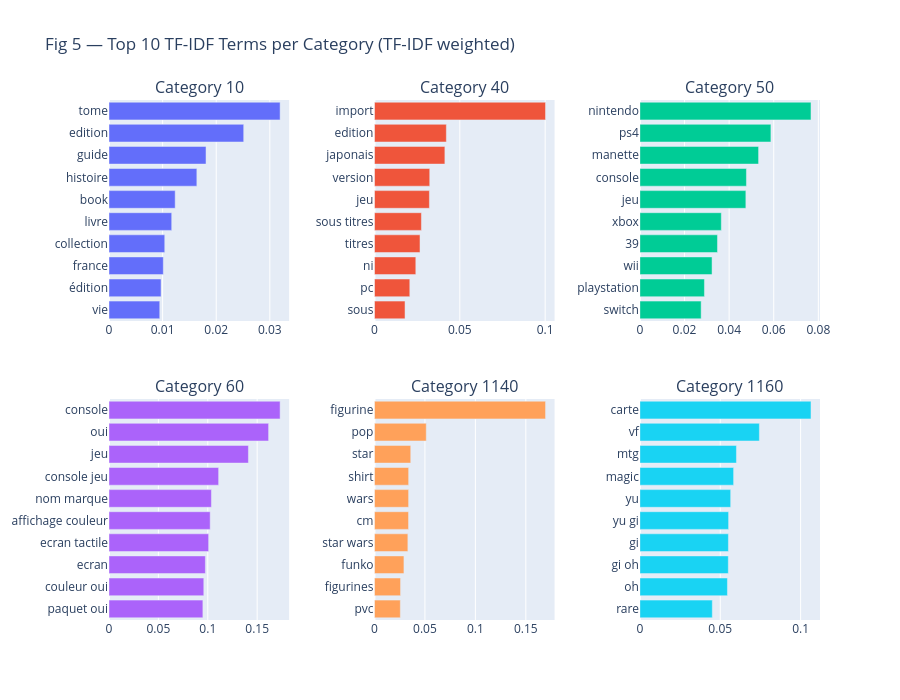

The code cell stored with this chart in its notebook:
### Code cell
# ── Fig 5: Horizontal bar chart — top 10 TF-IDF terms, 6 categories ─────────

sample_cats_tfidf = sorted(train['prdtypecode'].unique())[:6]
fig5 = make_subplots(
    rows=2, cols=3,
    subplot_titles=[f'Category {c}' for c in sample_cats_tfidf],
    horizontal_spacing=0.12,
    vertical_spacing=0.15,
)

positions = [(1,1),(1,2),(1,3),(2,1),(2,2),(2,3)]
colors_seq = px.colors.qualitative.Plotly

for idx, cat in enumerate(sample_cats_tfidf):
    mask = (train['prdtypecode'] == cat).values
    mean_score = X_tfidf[mask].mean(axis=0).A1
    top_idx = mean_score.argsort()[::-1][:10]
    terms = [vocab[i] for i in top_idx][::-1]
    scores = [float(mean_score[i]) for i in top_idx][::-1]
    r, c = positions[idx]
    fig5.add_trace(
        go.Bar(
            x=scores, y=terms,
            orientation='h',
            marker_color=colors_seq[idx % len(colors_seq)],
            showlegend=False,
        ),
        row=r, col=c,
    )

fig5.update_layout(
    title='Fig 5 — Top 10 TF-IDF Terms per Category (TF-IDF weighted)',
    height=700,
)
fig5.write_image('../docs/figures/fig5_wordclouds.png', scale=2)
fig5.show()

### Figure 1 — Plotly figure (JSON) as saved in the notebook; plotly's stock layout.template omitted (floating-point values rounded to 4 significant figures)
{"data": [{"marker": {"color": "#636EFA"}, "orientation": "h", "showlegend": false, "type": "bar", "x": [0.009468, 0.009709, 0.01013, 0.0104, 0.0117, 0.01235, 0.01639, 0.0181, 0.02513, 0.03192], "xaxis": "x", "y": ["vie", "édition", "france", "collection", "livre", "book", "histoire", "guide", "edition", "tome"], "yaxis": "y"}, {"marker": {"color": "#EF553B"}, "orientation": "h", "showlegend": false, "type": "bar", "x": [0.01792, 0.02071, 0.02423, 0.02669, 0.02751, 0.03219, 0.03239, 0.04126, 0.04212, 0.1002], "xaxis": "x2", "y": ["sous", "pc", "ni", "titres", "sous titres", "jeu", "version", "japonais", "edition", "import"], "yaxis": "y2"}, {"marker": {"color": "#00CC96"}, "orientation": "h", "showlegend": false, "type": "bar", "x": [0.02746, 0.02894, 0.03235, 0.03478, 0.0365, 0.04751, 0.04776, 0.05321, 0.05873, 0.0767], "xaxis": "x3", "y": ["switch", "playstation", "wii", "39", "xbox", "jeu", "console", "manette", "ps4", "nintendo"], "yaxis": "y3"}, {"marker": {"color": "#AB63FA"}, "orientation": "h", "showlegend": false, "type": "bar", "x": [0.09504, 0.09597, 0.09758, 0.1009, 0.1024, 0.1037, 0.111, 0.1411, 0.1616, 0.1732], "xaxis": "x4", "y": ["paquet oui", "couleur oui", "ecran", "ecran tactile", "affichage couleur", "nom marque", "console jeu", "jeu", "oui", "console"], "yaxis": "y4"}, {"marker": {"color": "#FFA15A"}, "orientation": "h", "showlegend": false, "type": "bar", "x": [0.02566, 0.02588, 0.02922, 0.03313, 0.03379, 0.03385, 0.03389, 0.03597, 0.05134, 0.1695], "xaxis": "x5", "y": ["pvc", "figurines", "funko", "star wars", "cm", "wars", "shirt", "star", "pop", "figurine"], "yaxis": "y5"}, {"marker": {"color": "#19D3F3"}, "orientation": "h", "showlegend": false, "type": "bar", "x": [0.04506, 0.05447, 0.05502, 0.05507, 0.0552, 0.05649, 0.05832, 0.06008, 0.07434, 0.1065], "xaxis": "x6", "y": ["rare", "oh", "gi oh", "gi", "yu gi", "yu", "magic", "mtg", "vf", "carte"], "yaxis": "y6"}], "layout": {"annotations": [{"font": {"size": 16}, "showarrow": false, "text": "Category 10", "x": 0.1267, "xanchor": "center", "xref": "paper", "y": 1, "yanchor": "bottom", "yref": "paper"}, {"font": {"size": 16}, "showarrow": false, "text": "Category 40", "x": 0.5, "xanchor": "center", "xref": "paper", "y": 1, "yanchor": "bottom", "yref": "paper"}, {"font": {"size": 16}, "showarrow": false, "text": "Category 50", "x": 0.8733, "xanchor": "center", "xref": "paper", "y": 1, "yanchor": "bottom", "yref": "paper"}, {"font": {"size": 16}, "showarrow": false, "text": "Category 60", "x": 0.1267, "xanchor": "center", "xref": "paper", "y": 0.425, "yanchor": "bottom", "yref": "paper"}, {"font": {"size": 16}, "showarrow": false, "text": "Category 1140", "x": 0.5, "xanchor": "center", "xref": "paper", "y": 0.425, "yanchor": "bottom", "yref": "paper"}, {"font": {"size": 16}, "showarrow": false, "text": "Category 1160", "x": 0.8733, "xanchor": "center", "xref": "paper", "y": 0.425, "yanchor": "bottom", "yref": "paper"}], "height": 700, "title": {"text": "Fig 5 — Top 10 TF-IDF Terms per Category (TF-IDF weighted)"}, "xaxis": {"anchor": "y", "domain": [0, 0.2533]}, "xaxis2": {"anchor": "y2", "domain": [0.3733, 0.6267]}, "xaxis3": {"anchor": "y3", "domain": [0.7467, 1]}, "xaxis4": {"anchor": "y4", "domain": [0, 0.2533]}, "xaxis5": {"anchor": "y5", "domain": [0.3733, 0.6267]}, "xaxis6": {"anchor": "y6", "domain": [0.7467, 1]}, "yaxis": {"anchor": "x", "domain": [0.575, 1]}, "yaxis2": {"anchor": "x2", "domain": [0.575, 1]}, "yaxis3": {"anchor": "x3", "domain": [0.575, 1]}, "yaxis4": {"anchor": "x4", "domain": [0, 0.425]}, "yaxis5": {"anchor": "x5", "domain": [0, 0.425]}, "yaxis6": {"anchor": "x6", "domain": [0, 0.425]}}}
